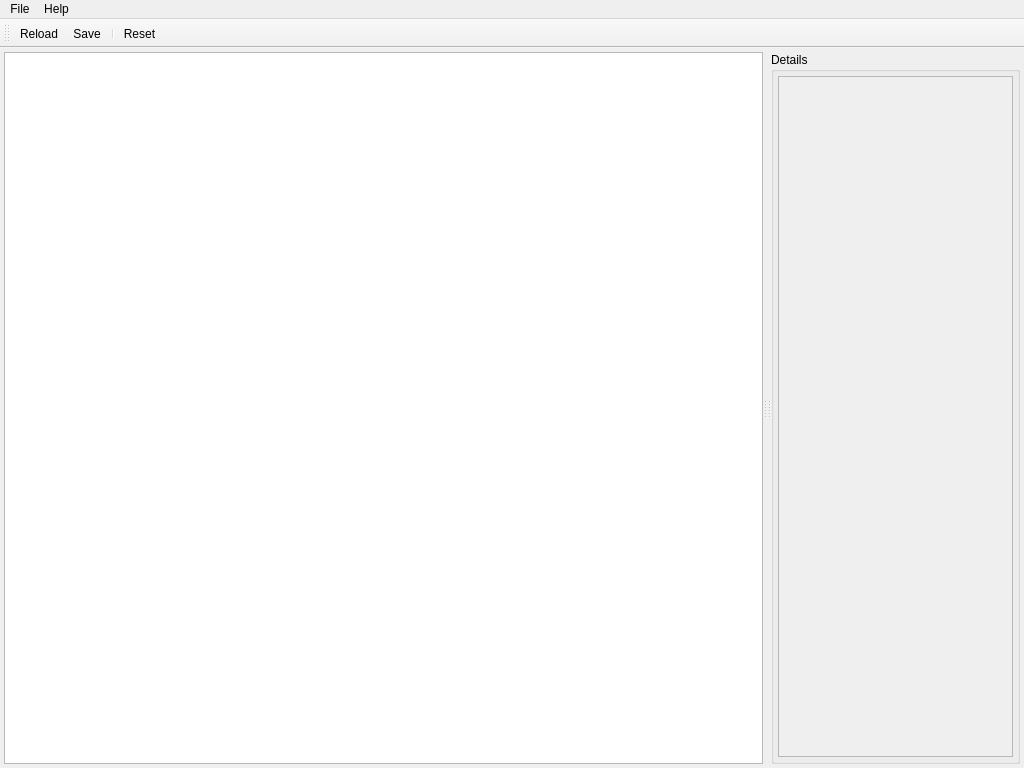
<?xml version="1.0" encoding="UTF-8"?>
<ui version="4.0">
 <class>MainWindow</class>
 <widget class="QMainWindow" name="MainWindow">
  <property name="geometry">
   <rect>
    <x>0</x>
    <y>0</y>
    <width>1024</width>
    <height>768</height>
   </rect>
  </property>
  <property name="windowTitle">
   <string>Build config</string>
  </property>
  <widget class="QWidget" name="centralWidget">
   <layout class="QVBoxLayout" name="verticalLayout_2">
    <property name="spacing">
     <number>4</number>
    </property>
    <property name="leftMargin">
     <number>4</number>
    </property>
    <property name="topMargin">
     <number>4</number>
    </property>
    <property name="rightMargin">
     <number>4</number>
    </property>
    <property name="bottomMargin">
     <number>4</number>
    </property>
    <item>
     <widget class="QSplitter" name="splitter">
      <property name="orientation">
       <enum>Qt::Horizontal</enum>
      </property>
      <widget class="QTreeWidget" name="categoriesTreeWidget">
       <property name="editTriggers">
        <set>QAbstractItemView::NoEditTriggers</set>
       </property>
       <property name="verticalScrollMode">
        <enum>QAbstractItemView::ScrollPerPixel</enum>
       </property>
       <attribute name="headerVisible">
        <bool>false</bool>
       </attribute>
       <column>
        <property name="text">
         <string notr="true"/>
        </property>
       </column>
      </widget>
      <widget class="QStackedWidget" name="parametersStackedWidget"/>
      <widget class="QGroupBox" name="detailsGroupBox">
       <property name="title">
        <string>Details</string>
       </property>
       <layout class="QVBoxLayout" name="verticalLayout">
        <property name="spacing">
         <number>4</number>
        </property>
        <property name="leftMargin">
         <number>4</number>
        </property>
        <property name="topMargin">
         <number>4</number>
        </property>
        <property name="rightMargin">
         <number>4</number>
        </property>
        <property name="bottomMargin">
         <number>4</number>
        </property>
        <item>
         <widget class="QScrollArea" name="detailsScrollArea">
          <property name="widgetResizable">
           <bool>true</bool>
          </property>
          <widget class="QWidget" name="scrollAreaWidgetContents">
           <property name="geometry">
            <rect>
             <x>0</x>
             <y>0</y>
             <width>233</width>
             <height>655</height>
            </rect>
           </property>
           <layout class="QVBoxLayout" name="verticalLayout_4">
            <property name="spacing">
             <number>4</number>
            </property>
            <property name="leftMargin">
             <number>4</number>
            </property>
            <property name="topMargin">
             <number>4</number>
            </property>
            <property name="rightMargin">
             <number>4</number>
            </property>
            <property name="bottomMargin">
             <number>4</number>
            </property>
            <item>
             <widget class="QLabel" name="detailsLabel">
              <property name="font">
               <font>
                <family>Monospace</family>
               </font>
              </property>
              <property name="textFormat">
               <enum>Qt::RichText</enum>
              </property>
              <property name="wordWrap">
               <bool>true</bool>
              </property>
             </widget>
            </item>
            <item>
             <spacer name="verticalSpacer">
              <property name="orientation">
               <enum>Qt::Vertical</enum>
              </property>
              <property name="sizeHint" stdset="0">
               <size>
                <width>20</width>
                <height>470</height>
               </size>
              </property>
             </spacer>
            </item>
           </layout>
          </widget>
         </widget>
        </item>
       </layout>
      </widget>
     </widget>
    </item>
   </layout>
  </widget>
  <widget class="QMenuBar" name="menuBar">
   <property name="geometry">
    <rect>
     <x>0</x>
     <y>0</y>
     <width>1024</width>
     <height>26</height>
    </rect>
   </property>
   <widget class="QMenu" name="menuFile">
    <property name="title">
     <string>File</string>
    </property>
    <addaction name="actionReload"/>
    <addaction name="actionSave"/>
    <addaction name="separator"/>
    <addaction name="actionExit"/>
   </widget>
   <widget class="QMenu" name="menuHelp">
    <property name="title">
     <string>Help</string>
    </property>
    <addaction name="actionAbout"/>
   </widget>
   <addaction name="menuFile"/>
   <addaction name="menuHelp"/>
  </widget>
  <widget class="QToolBar" name="toolBar">
   <property name="windowTitle">
    <string>toolBar</string>
   </property>
   <attribute name="toolBarArea">
    <enum>TopToolBarArea</enum>
   </attribute>
   <attribute name="toolBarBreak">
    <bool>false</bool>
   </attribute>
   <addaction name="actionReload"/>
   <addaction name="actionSave"/>
   <addaction name="separator"/>
   <addaction name="actionReset"/>
  </widget>
  <action name="actionReload">
   <property name="icon">
    <iconset resource="../../Resources.qrc">
     <normaloff>:/assets/images/reload.png</normaloff>:/assets/images/reload.png</iconset>
   </property>
   <property name="text">
    <string>Reload</string>
   </property>
   <property name="toolTip">
    <string>Reload (F5)</string>
   </property>
   <property name="shortcut">
    <string>F5</string>
   </property>
  </action>
  <action name="actionSave">
   <property name="icon">
    <iconset resource="../../Resources.qrc">
     <normaloff>:/assets/images/save.png</normaloff>:/assets/images/save.png</iconset>
   </property>
   <property name="text">
    <string>Save</string>
   </property>
   <property name="toolTip">
    <string>Save (Ctrl + S)</string>
   </property>
   <property name="shortcut">
    <string>Ctrl+S</string>
   </property>
  </action>
  <action name="actionExit">
   <property name="icon">
    <iconset resource="../../Resources.qrc">
     <normaloff>:/assets/images/exit.png</normaloff>:/assets/images/exit.png</iconset>
   </property>
   <property name="text">
    <string>Exit</string>
   </property>
   <property name="toolTip">
    <string>Exit (Alt+X)</string>
   </property>
   <property name="shortcut">
    <string>Alt+X</string>
   </property>
  </action>
  <action name="actionAbout">
   <property name="icon">
    <iconset resource="../../Resources.qrc">
     <normaloff>:/assets/images/about.png</normaloff>:/assets/images/about.png</iconset>
   </property>
   <property name="text">
    <string>About</string>
   </property>
   <property name="toolTip">
    <string>About (F1)</string>
   </property>
   <property name="shortcut">
    <string>F1</string>
   </property>
  </action>
  <action name="actionReset">
   <property name="icon">
    <iconset resource="../../Resources.qrc">
     <normaloff>:/assets/images/reset.png</normaloff>:/assets/images/reset.png</iconset>
   </property>
   <property name="text">
    <string>Reset</string>
   </property>
   <property name="toolTip">
    <string>Reset (Ctrl + Shift + R)</string>
   </property>
   <property name="shortcut">
    <string>Ctrl+Shift+R</string>
   </property>
  </action>
 </widget>
 <layoutdefault spacing="6" margin="11"/>
 <resources>
  <include location="../../Resources.qrc"/>
 </resources>
 <connections/>
</ui>
